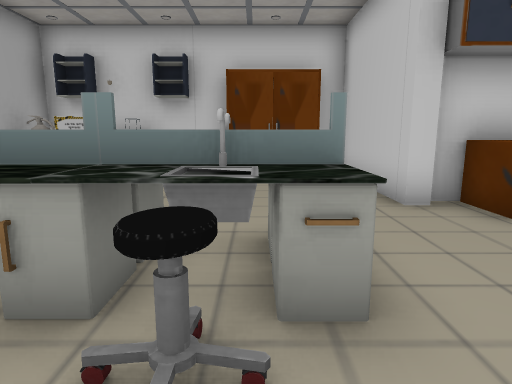
[1] (above)

16 first-person views from a walk through a Unity game level. The camera is 1.2 m above the floor, tilts 10° down and sees 75° across. The floor is counted in squares, 1 m on a side. Each view is taken from the middle of a square. On the plan, view 1 faces up. The plan holds only what a view shows up to about 14 squares ahead; the rest is blank. The player is left out. Some surface patterns are stand-ins.

[2]
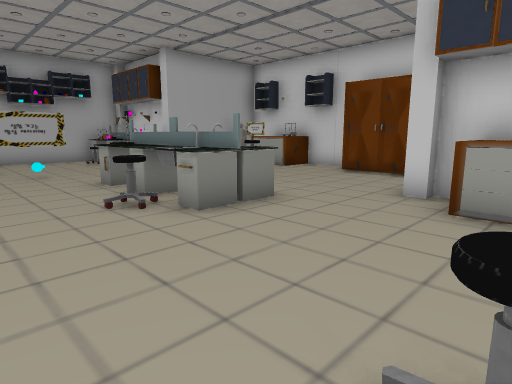

[3]
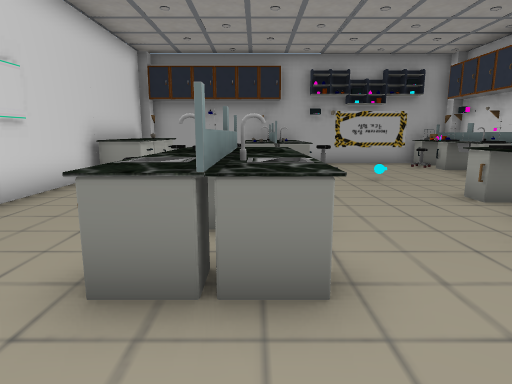

[4]
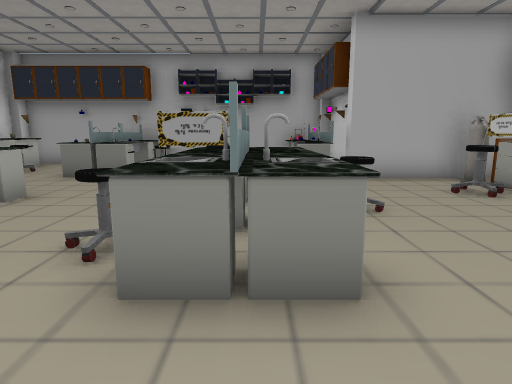

[5]
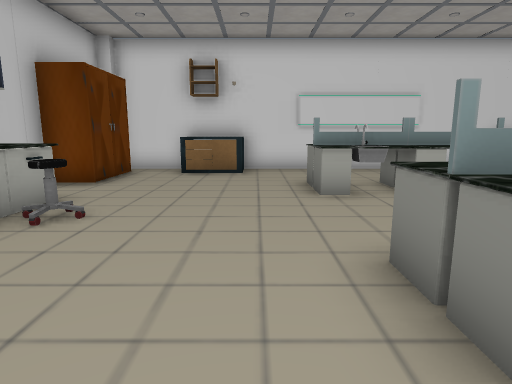

[6]
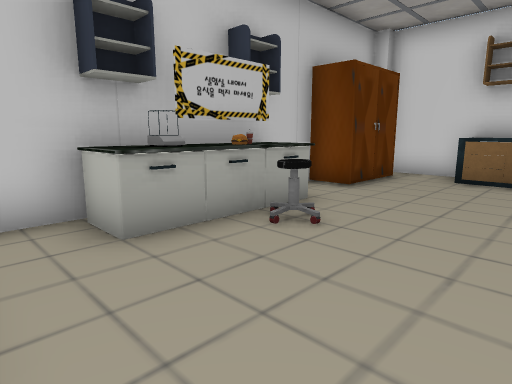

[7]
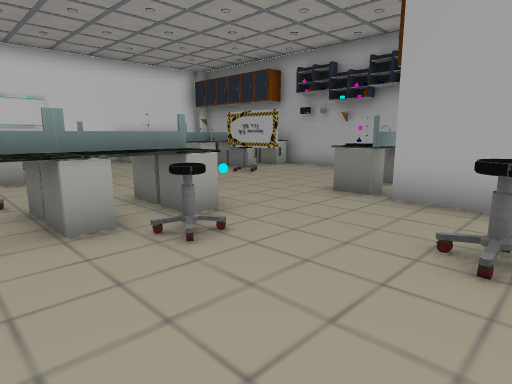

[8]
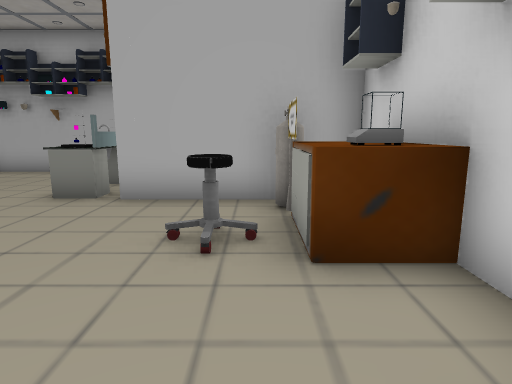

[9]
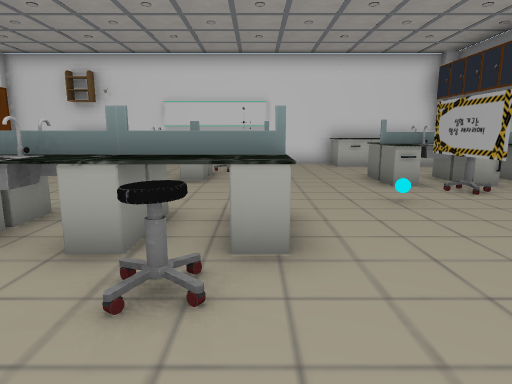

[10]
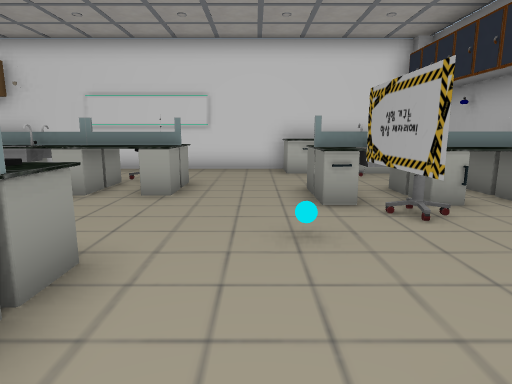

[11]
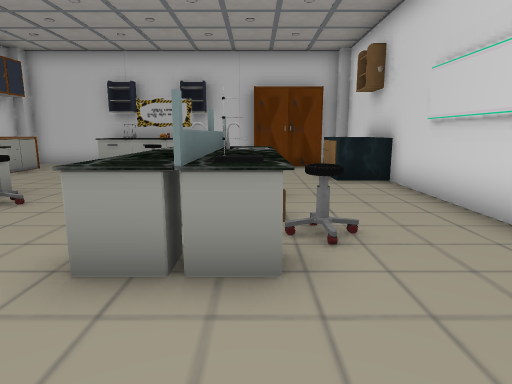

[12]
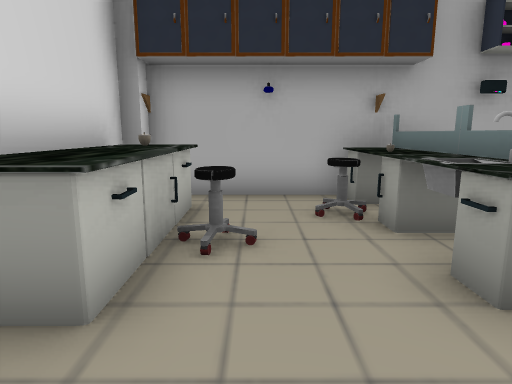

[13]
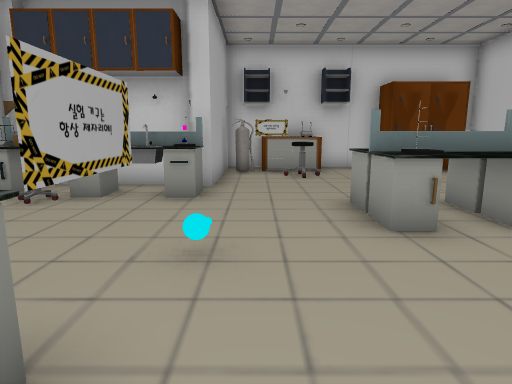

[14]
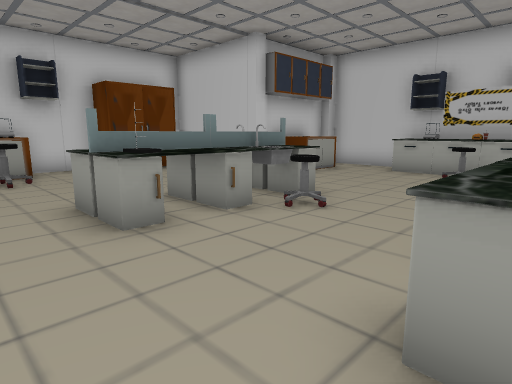

[15]
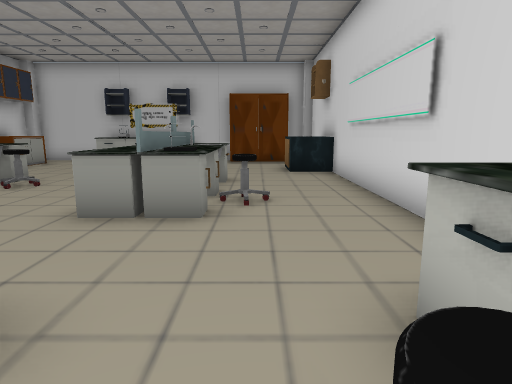

[16]
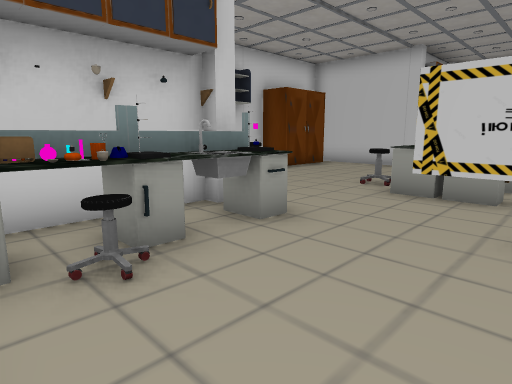

### Floor plan
Points are (right, up) in squares from view 1. A wall is a line through its corners. A room is listed if a view was taken in it or the views show most of it. See-through windows are left out.
Room 1 (views 1, 2, 3, 4, 5, 6, 7, 8, 9, 10, 11, 12, 13, 14, 15, 16)
walls: (-1.6, 2.9) (-0.5, 2.9); (-0.4, 2.8) (-1.6, 2.8); (-6.4, 5.9) (-7.6, 5.9); (-7.4, 5) (-8.6, 5); (2.5, 6.4) (2.5, 9.9) (1.8, 9.9); (-8.5, 5.9) (-9.5, 5.9); (-0.8, 9.9) (-6, 9.9) (-6, 6.4); (-10.5, 5.6) (-10.5, -6.1); (7, -3) (7, 5.6); (6.6, 5.9) (3.4, 5.9); (-10.1, -6.4) (6.6, -6.4)
objects: other object (-10, -6); pillar (-10, -5); other object (-10, -2) to (-8, -2); other object (-10, -1) to (-8, -1); other object (-10, 2); other object (-10, 4); other object (-10, 5); pillar (-10, 6); other object (-9, -6) to (-6, -5); chair (-9, -3); chair (-9, 4); rack (-9, 5); chair (-8, -5) to (-7, -4); chair (-8, 0) to (-7, 0); other object (-8, 4); other object (-7, -2); other object (-7, -1); other object (-7, 1); other object (-7, 4) to (-6, 4); other object (-7, 5); other object (-6, -2); other object (-6, -1); other object (-6, 5); pillar (-6, 6); other object (-5, 9) to (-4, 9); chair (-4, 7) to (-4, 8); other object (-3, -3) to (-1, -3); other object (-3, -2) to (-1, -2); other object (-3, 2) to (-1, 2); other object (-3, 3) to (-2, 4); other object (-3, 9); chair (-2, -4); chair (-2, 4) to (-2, 5); other object (-1, 3) to (1, 4); other object (-1, 9) to (0, 9); other object (0, -3) to (1, -3); tap (0, -2); chair (0, 1) to (0, 2); tap (0, 3); other object (1, -2); other object (1, 2); other object (2, 9); other object (3, -6) to (4, -5); pillar (3, 6); other object (4, 5) to (5, 5); chair (5, 0); other object (6, -5) to (7, -3); other object (6, -1) to (6, 2); pillar (7, -6)

Positions as (right, up) in squares from view 1, and headings:
1: (0, 0), facing up
2: (5, -1), facing up-left
3: (3, -2), facing left
4: (3, 3), facing left
5: (2, 5), facing down
6: (2, 4), facing down-right
7: (0, 8), facing down-left
8: (0, 8), facing left
9: (-3, 7), facing down
10: (-5, 5), facing down
11: (-6, -3), facing right
12: (-4, -4), facing left
13: (-5, -2), facing up
14: (-5, -2), facing up-right
15: (-8, -4), facing right
16: (-10, 1), facing up-right
